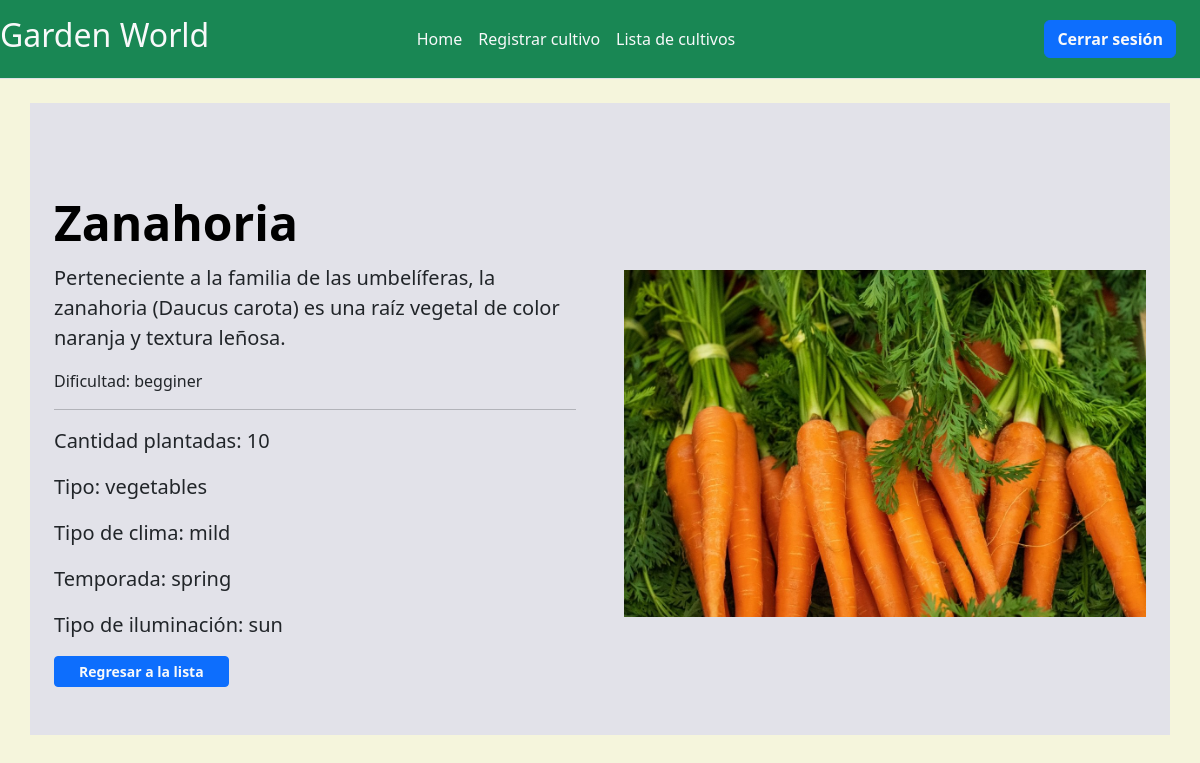
Page /crop_list/1/ (signed in) on the earlier database version.
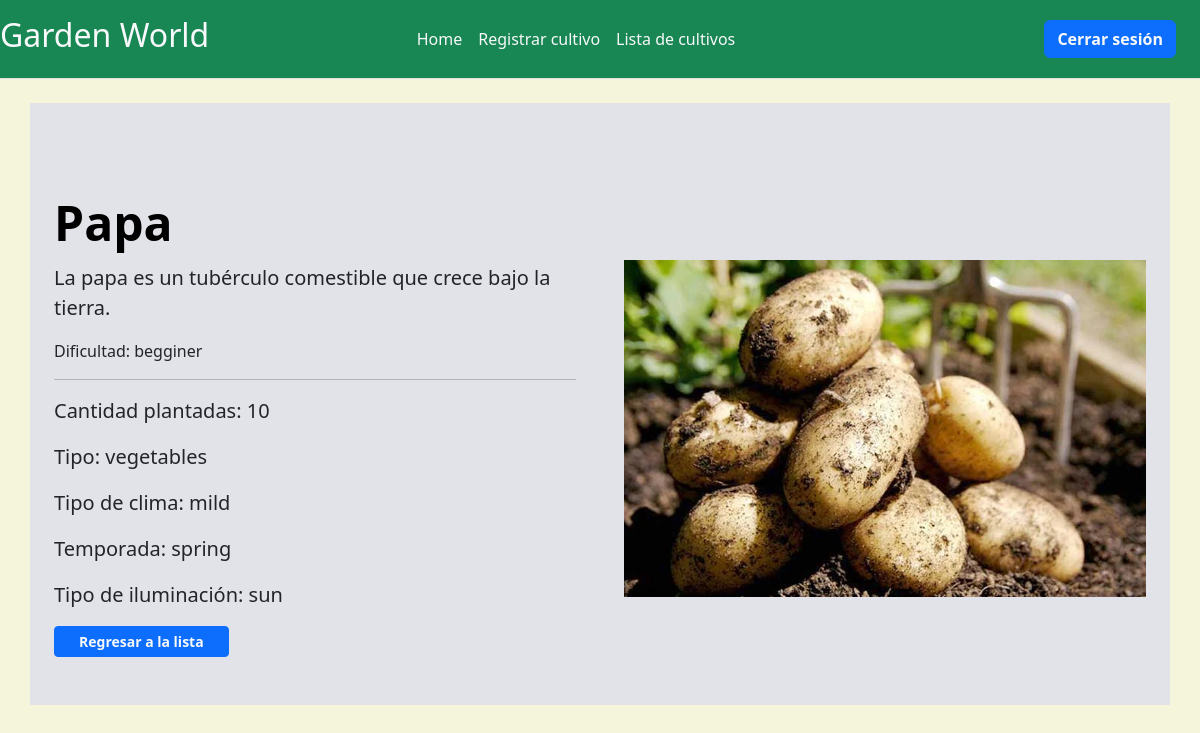
Same page on the later database version.
### Garden_World/models.py (models this page shows, shortened)
class Crop(models.Model):
    title = models.CharField(max_length=30)
    description = models.CharField(max_length=200)
    WHEATER = Choices(
        ('anyone', _('Cualquiera')),
        ('tropical', _('Tropical')),
        ('dry', _('Seco')),
        ('mild', _('Templado')),
        ('continental', _('Continental')),
        ('cool', _('Frios')),
    )
    weather = models.CharField(
        max_length=15,
        choices=WHEATER,
        default=WHEATER.anyone,
    )
    image = models.ImageField(upload_to='images', null=True)
    quantity = models.IntegerField(default=0)
    DIFICULTY = Choices(
        ('begginer', _('Principiante')),
        ('medium', _('Medio')),
        ('hard', _('Dificil'))
    )
    dificulty = models.CharField(
        max_length=10,
        choices=DIFICULTY,
        default=DIFICULTY.begginer,
    )
    SEASON = Choices(
        ('anyone', _('Cualquiera')),
        ('spring', _('Primavera')),
        ('summer', _('Verano')),
        ('autumn', _('otoño')),
        ('winter', _('Invierno')),
    )
    season = models.CharField(
        max_length=10,
        choices=SEASON,
        default=SEASON.anyone,
    )
    ILLUMINATION = Choices(
        ('sun', _('Sol')),
        ('half_shadow', _('Media sombra')),
        ('shadow', _('Sombra')),
    )
    illumination = models.CharField(
        max_length=12,
        choices=ILLUMINATION,
        default=ILLUMINATION.sun,
    )
    TYPE = Choices(
        ('vegetables', _('Hortalizas')),
        ('flowers', _('Flores')),
        ('aromatics', _('Aromaticas')),
    )
    type = models.CharField(
        max_length=10,
        choices=TYPE,
        default=TYPE.vegetables,
    )
    class Meta:
        verbose_name = 'crop'
        verbose_name_plural = 'crops'

### Garden_World/views.py (the view)
# urls.py: path('crop_list/<int:crop_id>/', views.crop_info, name='crop_info'),
@login_required
def crop_info(request, crop_id):
    crop = get_object_or_404(Crop, id=crop_id)
    context = {'crop' : crop}
    return render(request, 'Garden_World/crop_info.html', context)

### Garden_World/templates/Garden_World/crop_info.html (shortened to what this page needs)
{% extends 'Garden_World/basetwo.html' %}
{% load static %}
{% block content %}
<div class="container col-xxl-8 px-4 py-5">
    <div class="difuminar row flex-lg-row-reverse align-items-center g-5 py-5">
        <div class="col-10 col-sm-8 col-lg-6">
            <img src="{{ crop.image.url }}" class="d-block mx-lg-auto img-fluid" alt="Bootstrap Themes" width="700"
                height="500" loading="lazy">
        </div>
        <div class="col-lg-6">
            <h1 class="display-5 fw-bold text-body-emphasis lh-1 mb-3">{{ crop.title }}</h1>
            <p class="lead">{{ crop.description }}</p>
            <p>Dificultad: {{ crop.get_dificulty_display }}</p>
            <hr>
            <p class="lead">Cantidad plantadas: {{ crop.quantity }}</p>
            <p class="lead">Tipo: {{ crop.get_type_display }}</p>
            <p class="lead">Tipo de clima: {{ crop.get_weather_display }}</p>
            <p class="lead">Temporada: {{ crop.get_season_display }}</p>
            <p class="lead">Tipo de iluminación: {{ crop.get_illumination_display }}</p>
            <div class="d-grid gap-2 d-md-flex justify-content-md-start">
                <button type="button" class="btn btn-primary btn-sm px-4 me-md-2"><a class="active text-light"
                        href="{% url 'Garden_World:crop_list' %}">Regresar a la lista</a></button>
            </div>
        </div>
    </div>
</div>
{% endblock %}

Differences in the rows shown:
changed Crop "vegetables": image: a different picture; title "Zanahoria" → "Papa"; description "Perteneciente a la familia de las umbelíferas, la zanahoria (Daucus carota) es una raíz vegetal de color naranja y textura leñosa." → "La papa es un tubérculo comestible que crece bajo la tierra."
